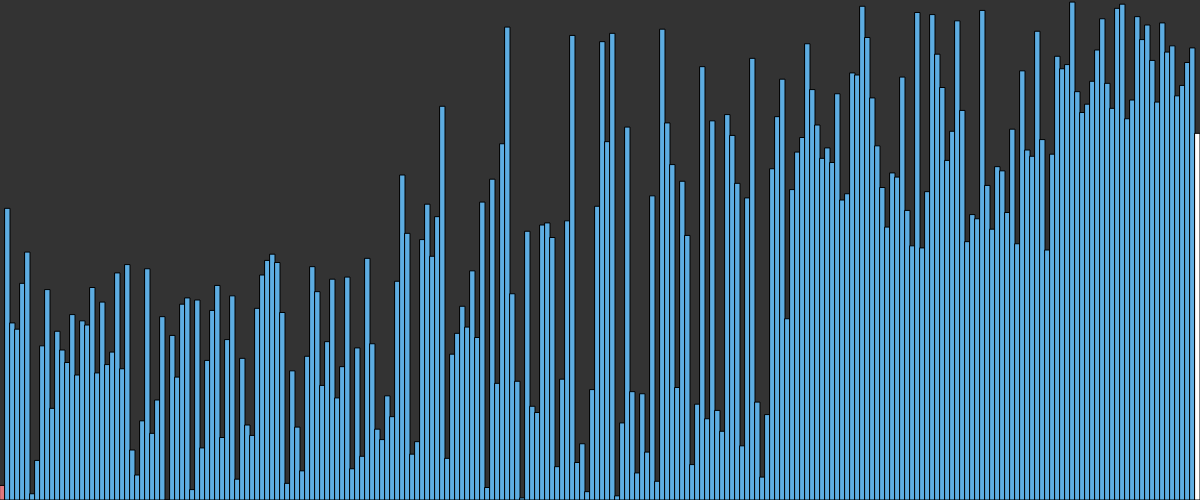
Frame 1 (no input)
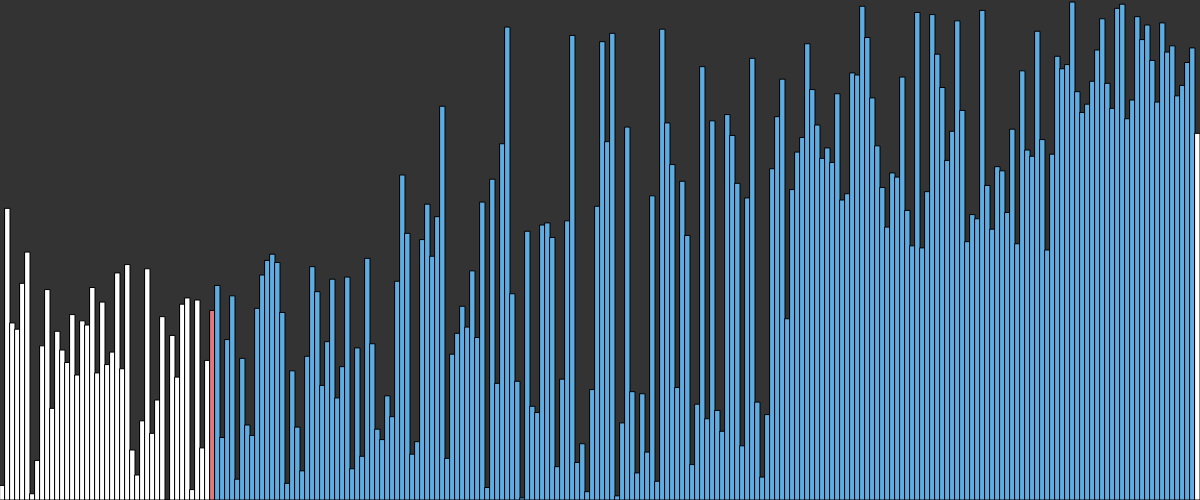
Frame 60 (no input)
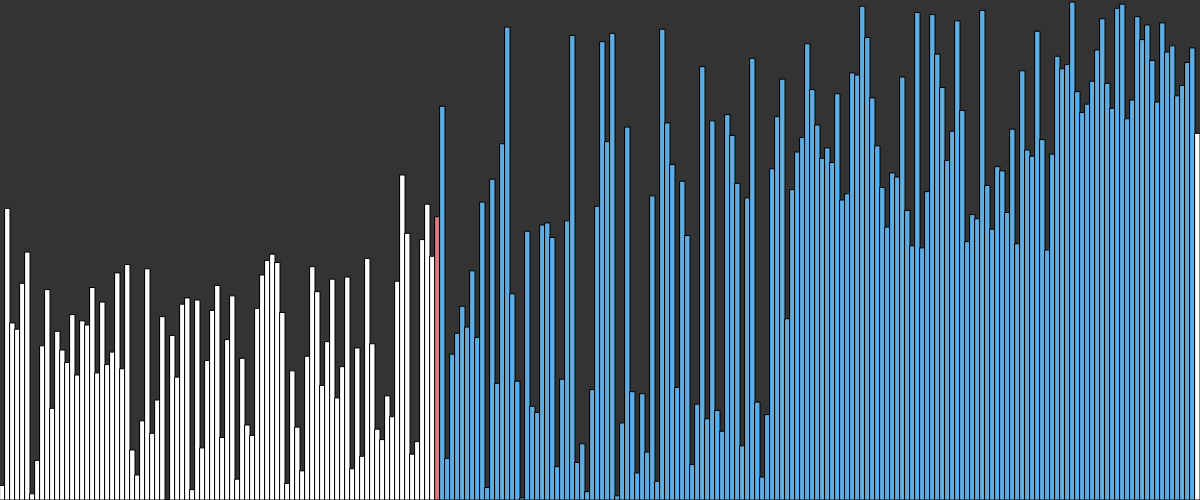
Frame 120 (the mouse pressed at the canvas centre since frame 60)

The p5.js sketch that drew these frames (run headless with seeded random() and noise() and a simulated clock; from frame 60 on, the mouse is pressed at the canvas centre):

// p5.js sketch
// ── sketch.js
let values = []
let i = 0
let w = 5
let states = []
let running = true


async function setup() {
  createCanvas(windowWidth, windowHeight/2);
  values = new Array(floor(width/w))
  for (let i =0; i< values.length; i++){
    values[i] = i * (height/values.length)
    states[i] = -1
  }
  values = values.sort(() => Math.random() - 0.5)
  frameRate(60)
  await quickSort(values, 0 , values.length -1)
  // await finished()
}

async function quickSort(arr, start, end){
  if (!running) return
  if (start >= end){
    return
  }

  let index = await partition(arr, start, end)
  states[index] = -1
  await Promise.all([ 
    quickSort(arr, start, index -1),
    quickSort(arr, index +1, end )
  ])  
}

async function partition(arr, start, end){
  for (let i = start; i < end; i++){
    states[i] = 1
  }
  let pivotIndex = start
  let pivotValue = arr[end]
  states[pivotIndex] = 0
  for(let i = start; i < end; i++){
    if (arr[i] < pivotValue){
      await swap(arr, i, pivotIndex)
      states[pivotIndex] = -1
      pivotIndex++
      states[pivotIndex] = 0
    }
  }
  await swap(arr, pivotIndex, end)
  for (let i =start; i < end; i++){
    if(i != pivotIndex){
      states[i]= -1
    }
    
  }
  return pivotIndex
}


async function draw() {
  background(51);

  for (let i = 0; i < values.length; i++){
    stroke(0)
    if (states[i] == 0){
      fill('#E0777D')
    } 
    else if(states [i] == 1){
      fill('#5DADE2')
    }
    else if(states[i] == 2){
      fill('#D6FFB7')
    }
    else{
      fill(255)
    }
    rect(i * w, height - values[i], w, values[i])
  }
}

async function finished(){
  
  console.log('Finished')
  
  for (let i = 0; i < values.length; i++){
    states[i] = 0
    await sleep(3) 
    states[i] = 2
  }
}


async function swap(arr, a, b){
  await sleep(25)
  let temp = arr[a]
  arr[a] = arr[b]
  arr[b] = temp
}

function sleep(ms){
  return new Promise(resolve => setTimeout(resolve,ms))
}


// function mousePressed() {
//   running = !running // flip the boolean
// }
